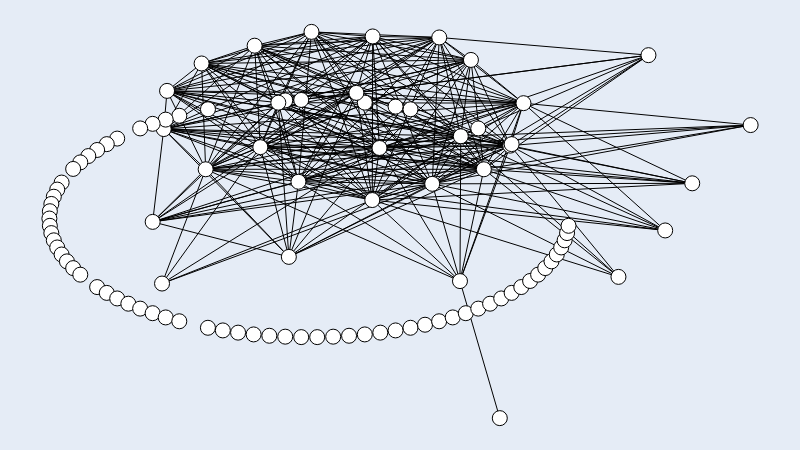

The notebook cell this image was saved under:
### Code cell
# Rede one-mode (linguagens a partir dos repos)
onemode_repos_g = fm.load('data/repos_langs_onemode.gml')

# Visualization
onemode_repos_g.set_all_nodes('size', (15))
onemode_repos_g.set_all_nodes('labpos', 'hover')

for n in onemode_repos_g.nodes:
    onemode_repos_g.nodes[n]['label'] = n

onemode_repos_g.move('kamada_kawai')
onemode_repos_g.draw()

### Figure 1 — Plotly figure (JSON) as saved in the notebook; plotly's stock layout.template omitted (floating-point values rounded to 4 significant figures; data arrays with more than 128 entries replaced by an {"elided": "..."} marker saying what was removed)
{"data": [{"hoverinfo": "none", "line": {"color": "rgb(0, 0, 0)", "dash": "solid", "width": 1}, "mode": "lines", "type": "scatter", "x": {"elided": "786 float values"}, "y": {"elided": "786 float values"}}, {"hoverinfo": "text", "marker": {"color": "rgb(255, 255, 255)", "line": {"color": "rgb(0, 0, 0)", "width": 1}, "size": 15, "symbol": "circle"}, "mode": "markers", "text": ["Jupyter Notebook", "Python", "JavaScript", "C++", "Shell", "MATLAB", "HTML", "Java", "CSS", "Dockerfile", "TypeScript", "Inno Setup", "Batchfile", "PowerShell", "Groovy", "Makefile", "Ruby", "Objective-C", "Objective-C++", "Clojure", "Perl 6", "PHP", "Visual Basic", "Perl", "C", "Go", "F#", "CoffeeScript", "Rust", "C#", "R", "Roff", "ShaderLab", "Swift", "Lua", "HLSL", "Hack", "LLVM", "Assembly", "CMake", "Cuda", "OCaml", "Awk", "M4", "TeX", "Emacs Lisp", "Smalltalk", "Pawn", "Cool", "Vim script", "Fortran", "Mathematica", "M", "SuperCollider", "Common Lisp", "AppleScript", "Mercury", "Pascal", "Forth", "RenderScript", "DTrace", "Logos", "Smarty", "V", "Vue", "PLpgSQL", "TSQL", "ASP", "XSLT", "Kotlin", "Prolog", "FreeMarker", "XML", "ANTLR", "Thrift", "Lex", "Scala", "D", "Haskell", "IDL", "Yacc", "Tcl", "DIGITAL Command Language", "SQLPL", "GLSL", "Protocol Buffer", "HCL", "PostScript", "Dart", "1C Enterprise", "OpenEdge ABL", "sed", "Elm", "Nim", "Ragel", "AutoHotkey", "NSIS", "ActionScript", "ApacheConf", "PLSQL", "Puppet", "Terra"], "textfont": {"color": "rgb(0, 0, 0)"}, "textposition": "middle center", "type": "scatter", "x": [0.8115, 0.6196, 0.6573, 0.3552, 0.5867, 0.8782, 0.5459, 0.5855, 0.6761, 0.4605, 0.9167, 0.6592, 0.3008, 1, 0.6116, 0.4707, 0.8543, 0.6011, 0.461, 0.515, 0.4937, 0.556, 0.4498, 0.4378, 0.2229, 0.3738, 0.3591, 0.3364, 0.2927, 0.2171, 0.1631, 0.3265, 0.2261, 0.1678, 0.1853, 0.1659, 0.1473, 0.1295, 0.1607, 0.09672, 0.08187, 0.06811, 0.0555, 0.04409, 0.03392, 0.3415, 0.01744, 0.0112, 0.006312, 0.002811, 0.0007038, 0, 0.0007016, 0.002806, 0.006306, 0.01119, 0.01743, 0.02502, 0.03391, 0.04409, 0.1473, 0.0681, 0.08185, 0.0967, 0.1126, 0.1295, 0.1472, 0.1659, 0.1853, 0.6423, 0.2261, 0.2474, 0.2691, 0.2912, 0.3137, 0.3363, 0.3591, 0.3819, 0.4047, 0.4274, 0.4498, 0.4719, 0.4937, 0.515, 0.5357, 0.5558, 0.5752, 0.5938, 0.6116, 0.6285, 0.6444, 0.6592, 0.673, 0.6856, 0.697, 0.7071, 0.716, 0.7236, 0.7299, 0.7347, 0.7382, 0.7403], "y": [0.3657, 0.6442, 0.7055, 0.612, 0.7297, 0.4859, 0.6066, 0.3548, 0.8154, 0.5646, 0.6079, 0.7093, 0.7015, 0.7587, 0.75, 0.6994, 0.9397, 0.9273, 0.9882, 0.7996, 0.8065, 0.9855, 0.8168, 0.8421, 0.6443, 1, 0.8238, 0.8226, 0.9642, 0.9182, 0.7484, 0.8167, 0.7997, 0.8472, 0.7828, 0.7729, 0.7619, 0.7501, 0.3484, 0.7237, 0.7094, 0.6943, 0.6785, 0.6621, 0.6452, 0.4175, 0.6099, 0.5917, 0.5732, 0.5545, 0.5357, 0.5168, 0.4979, 0.479, 0.4603, 0.4419, 0.4237, 0.4058, 0.3884, 0.3714, 0.5081, 0.3393, 0.3242, 0.3098, 0.2962, 0.2835, 0.2716, 0.2607, 0.2507, 0, 0.2339, 0.2271, 0.2213, 0.2167, 0.2132, 0.2109, 0.2097, 0.2097, 0.2109, 0.2132, 0.2167, 0.2213, 0.2271, 0.2339, 0.2418, 0.2508, 0.2607, 0.2717, 0.2835, 0.2963, 0.3099, 0.3242, 0.3393, 0.3551, 0.3715, 0.3884, 0.4059, 0.4237, 0.4419, 0.4604, 0.4791, 0.4979]}, {"hoverinfo": "none", "mode": "text", "text": {"elided": "262 null values"}, "textfont": {"color": "rgb(0, 0, 0)"}, "textposition": "middle center", "type": "scatter", "x": {"elided": "262 float values"}, "y": {"elided": "262 float values"}}, {"hoverinfo": "none", "marker": {"color": "rgba(255, 255, 255, 0.0)", "line": {"color": "rgba(255, 255, 255, 0.0)", "width": 0}, "size": 0, "symbol": "circle"}, "mode": "markers", "type": "scatter", "x": [0.5, 0, 1, 0.5], "y": [0, 0.5, 0.5, 1]}], "layout": {"height": 450, "margin": {"b": 0, "l": 0, "r": 0, "t": 0}, "showlegend": false, "width": 800, "xaxis": {"showgrid": false, "showticklabels": false, "zeroline": false}, "yaxis": {"showgrid": false, "showticklabels": false, "zeroline": false}}}
